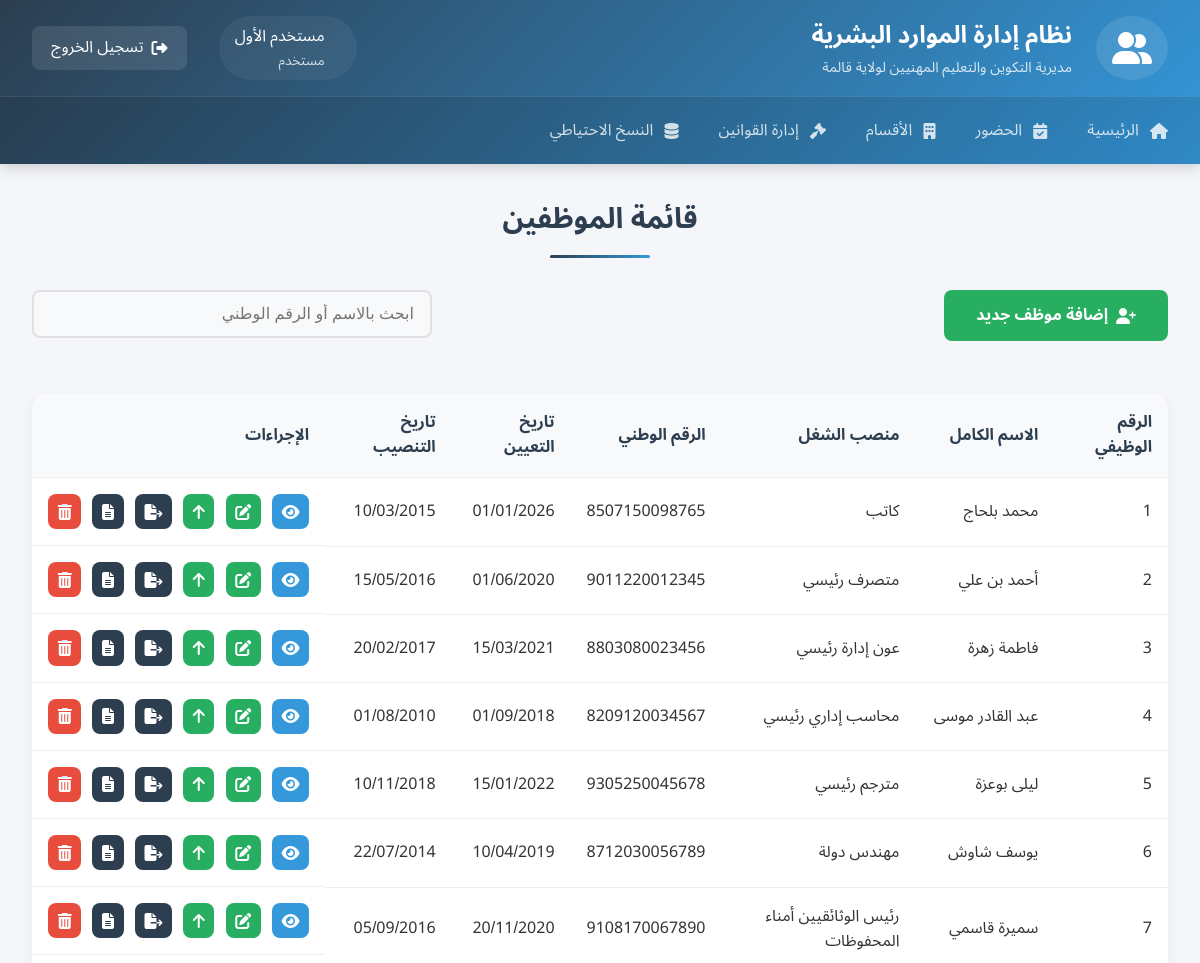
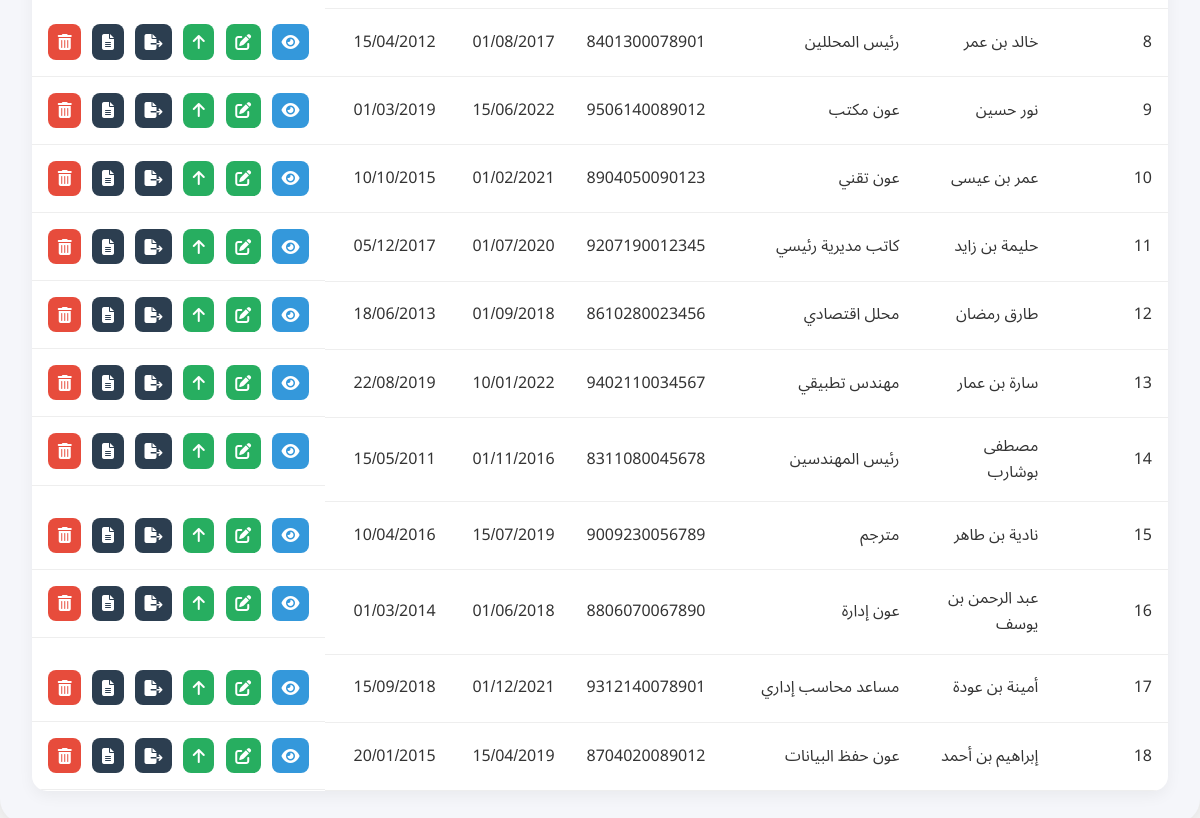
Page /list_employees.php (signed in) on the committed database (2 pictures, top to bottom).
### tables this page shows
CREATE TABLE `employees` (
  `employee_id` int(11) NOT NULL,
  `firstname_ar` varchar(100) NOT NULL,
  `lastname_ar` varchar(100) NOT NULL,
  `firstname_en` varchar(100) NOT NULL,
  `lastname_en` varchar(100) NOT NULL,
  `father_lastname` varchar(100) DEFAULT NULL,
  `mother_firstname` varchar(100) DEFAULT NULL,
  `mother_lastname` varchar(100) DEFAULT NULL,
  `birth_date` date NOT NULL,
  `birth_place` varchar(100) NOT NULL,
  `gender` enum('male','female') NOT NULL COMMENT 'النوع',
  `bloodtype` varchar(20) NOT NULL,
  `marital_status` enum('single','married','divorced','widowed') DEFAULT NULL COMMENT 'الحالة العائلية',
  `national_id` varchar(20) NOT NULL COMMENT 'الرقم الوطني',
  `ssn` int(20) NOT NULL,
  `email` varchar(100) DEFAULT NULL,
  `phone` varchar(20) NOT NULL,
  `address` text DEFAULT NULL COMMENT 'العنوان',
  `position` varchar(50) NOT NULL COMMENT 'المنصب',
  `department_id` int(10) DEFAULT NULL,
  `first_hire_date` date NOT NULL,
  `hire_date` date NOT NULL COMMENT 'تاريخ التعيين',
  `is_active` tinyint(1) DEFAULT 1 COMMENT 'الحالة',
  `is_new_employee` tinyint(1) DEFAULT 0 COMMENT '1 if new employee, 0 otherwise',
  `vacances_remain_days` int(20) NOT NULL,
  `created_at` timestamp NOT NULL DEFAULT current_timestamp(),
  `updated_at` timestamp NOT NULL DEFAULT current_timestamp() ON UPDATE current_timestamp()
);

### list_employees.php (the view, shortened to what this page needs)
<?php
$pdo = getDBConnection();
try {
    $sql = "SELECT * FROM employees ORDER BY employee_id ASC";
    $stmt = $pdo->prepare($sql);
    $stmt->execute();
    $employees = $stmt->fetchAll(PDO::FETCH_ASSOC);
} catch (PDOException $e) {
    die("خطأ في جلب البيانات: " . $e->getMessage());
}
function formatDate($date) {
    return date('d/m/Y', strtotime($date));
}
function getFullNameAr($employee) {
    return $employee['firstname_ar'] . ' ' . $employee['lastname_ar'];
}
?>
<!DOCTYPE html>
<html lang="ar" dir="rtl">
<head>
    <link rel="stylesheet" href="CSS/employee.css">
    <link rel="stylesheet" href="CSS/icons.css">
    <link rel="stylesheet" href="CSS/style.css">
</head>
<body>
    <div class="dashboard-container">
        <?php include 'header.php'; ?>
        <main class="dashboard-main">
            <h1 class="dashboard-title">قائمة الموظفين</h1>
            <div class="employee-actions">
                <a href="add_employee.php" class="action-button edit-button">
                    <i class="fas fa-user-plus"></i> إضافة موظف جديد
                </a>
                <div class="search-form">
                    <div class="input-group">
                        <input type="text" id="searchInput" placeholder="ابحث بالاسم أو الرقم الوطني"
                               onkeyup="searchEmployees()">
                    </div>
                </div>
            </div>
            <div class="employees-list">
                <?php if (empty($employees)): ?>
                    <div class="no-results">
                        <i class="fas fa-user-slash"></i>
                        <p>لا توجد نتائج</p>
                    </div>
                <?php else: ?>
                    <div class="responsive-table">
                        <table class="employees-table" id="employeesTable">
                            <thead>
                                <tr>
                                    <th>الرقم الوظيفي</th>
                                    <th>الاسم الكامل</th>
                                    <th>منصب الشغل</th>
                                    <th>الرقم الوطني</th>
                                    <th>تاريخ التعيين</th>
                                    <th>تاريخ التنصيب</th>
                                    <th>الإجراءات</th>
                                </tr>
                            </thead>
                            <tbody id="employeesTableBody">
                                <?php foreach ($employees as $employee): ?>
                                    <tr>
                                        <td data-label="الرقم الوظيفي"><?= htmlspecialchars($employee['employee_id']) ?></td>
                                        <td data-label="الاسم"><?= htmlspecialchars(getFullNameAr($employee)) ?></td>
                                        <td data-label="الوظيفة"><?= htmlspecialchars($employee['position']) ?></td>
                                        <td data-label="الرقم الوطني"><?= htmlspecialchars($employee['national_id']) ?></td>
                                        <td data-label="تاريخ التعيين">
                                            <?= formatDate($employee['hire_date']) ?>
                                        </td>
                                        <td data-label="تاريخ التنصيب">
                                            <?= $employee['first_hire_date'] ? formatDate($employee['first_hire_date']) : 'غير محدد' ?>
                                        </td>
                                        <td data-label="الإجراءات" class="actions-cell">
                                            <a href="employee.php?id=<?= $employee['employee_id'] ?>"
                                               class="view-btn" title="عرض الملف">
                                                <i class="fas fa-eye"></i>
                                            </a>
                                            <a href="edit_employee.php?id=<?= $employee['employee_id'] ?>"
                                               class="edit-btn" title="تعديل">
                                                <i class="fas fa-edit"></i>
                                            </a>
                                            <a href="promote_employee.php?id=<?= $employee['employee_id'] ?>"
                                               class="edit-btn" title="ترقية">
                                                <i class="fas fa-arrow-up"></i>
                                            </a>
                                            <a href="extract.php?id=<?= $employee['employee_id'] ?>"
                                               class="documents-btn" title="إستخراج الملف">
                                                <i class="fas fa-file-export"></i>
                                            </a>
                                            <a href="document.php?id=<?= $employee['employee_id'] ?>"
                                               class="documents-btn" title="عرض المستندات">
                                                <i class="fas fa-file-alt"></i>
                                            </a>
                                            <a href="delete_employee.php?id=<?= $employee['employee_id'] ?>"class="delete-btn" title="حذف">
                                                <i class="fas fa-trash"></i>
                                            </a>
                                        </td>
                                    </tr>
                                <?php endforeach; ?>
                            </tbody>
                        </table>
                    </div>
                <?php endif; ?>
            </div>
        </main>
    </div>
</body>
</html>

### CSS/employee.css (style rules this page uses)
.action-button { height: 80%; padding: 0.8rem 2rem; border: none; border-radius: 8px; font-size: 1rem; font-weight: 600; cursor: pointer; transition: all 0.3s ease; display: flex; align-items: center; gap: 0.5rem; text-decoration: none; }
.edit-button { background: #27ae60; color: white; }
.employee-actions { display: flex; justify-content: space-between; gap: 1rem; margin-bottom: 2rem; flex-wrap: wrap; }
.search-form { flex-grow: 1; max-width: 400px; }
.search-form input { width: 100%; padding: 0.8rem 2.5rem 0.8rem 1rem; border: 1px solid #ddd; border-radius: 8px; font-size: 1rem; }
.employees-table { width: 100%; border-collapse: collapse; background: white; border-radius: 15px; overflow: hidden; box-shadow: 0 5px 15px rgba(0,0,0,0.05); }
.employees-table th, .employees-table td { padding: 1rem; text-align: right; border-bottom: 1px solid #eee; }
.employees-table th { background: #f8f9fa; color: #2c3e50; font-weight: 600; }
.actions-cell { display: flex; gap: 0.7rem; justify-content: flex-start; }
.view-btn, .edit-btn, .documents-btn, .delete-btn { padding: 0.6rem; border-radius: 8px; display: inline-flex; transition: all 0.3s ease; text-decoration: none; }
.view-btn { background: #3498db; color: white; }
.edit-btn { background: #27ae60; color: white; }
.documents-btn { background: #2c3e50; color: white; }
.delete-btn { background: #e74c3c; color: white; }

### CSS/style.css (style rules this page uses)
.fas { font-family: 'Font Awesome'; -moz-osx-font-smoothing: grayscale; -webkit-font-smoothing: antialiased; font-style: normal; font-variant: normal; text-rendering: auto; line-height: 1; }
* { margin: 0; padding: 0; box-sizing: border-box; }
body { font-family: 'Tajawal', 'Noto Sans Arabic', sans-serif; direction: rtl; background-color: #f5f5f5; line-height: 1.6; color: #333; }
:root { --primary-color: #3498db; --secondary-color: #2c3e50; --success-color: #27ae60; --info-color: #2980b9; --warning-color: #f1c40f; --danger-color: #e74c3c; --light-color: #ecf0f1; --dark-color: #34495e; --text-color: #333; --text-light: #7f8c8d; }
.dashboard-container { background: #f5f6fa; min-height: 100vh; border-radius: 24px; margin: 0 auto; box-shadow: 0 0 20px rgba(0,0,0,0.1); }
.dashboard-main { padding: 2rem; max-width: 1400px; margin: 0 auto; width: 100%; }
.dashboard-title { color: var(--secondary-color); text-align: center; margin-bottom: 2rem; font-size: 1.8rem; position: relative; padding-bottom: 1rem; }
.dashboard-title::after { content: ""; position: absolute; bottom: 0; right: 50%; transform: translateX(50%); width: 100px; height: 3px; background: linear-gradient(135deg, #2c3e50 0%, #3498db 100%); border-radius: 3px; }
.input-group { margin-bottom: 1.5rem; }
.input-group input, .input-group select, .input-group textarea { width: 100%; padding: 0.8rem 1rem; border: 2px solid #e0e0e0; border-radius: 8px; font-family: 'Tajawal', sans-serif; font-size: 1rem; transition: all 0.3s ease; background: #f8f9fa; }

### rows in the picture
employees: employee_id "1", getFullNameAr($employee) "محمد بلحاج", position "كاتب", national "8507150098765", hire_date "01/01/2026", first_hire_date "10/03/2015"
employees: employee_id "2", getFullNameAr($employee) "أحمد بن علي", position "متصرف رئيسي", national "9011220012345", hire_date "01/06/2020", first_hire_date "15/05/2016"
employees: employee_id "3", getFullNameAr($employee) "فاطمة زهرة", position "عون إدارة رئيسي", national "8803080023456", hire_date "15/03/2021", first_hire_date "20/02/2017"
employees: employee_id "4", getFullNameAr($employee) "عبد القادر موسى", position "محاسب إداري رئيسي", national "8209120034567", hire_date "01/09/2018", first_hire_date "01/08/2010"
employees: employee_id "5", getFullNameAr($employee) "ليلى بوعزة", position "مترجم رئيسي", national "9305250045678", hire_date "15/01/2022", first_hire_date "10/11/2018"
employees: employee_id "6", getFullNameAr($employee) "يوسف شاوش", position "مهندس دولة", national "8712030056789", hire_date "10/04/2019", first_hire_date "22/07/2014"
employees: employee_id "7", getFullNameAr($employee) "سميرة قاسمي", position "رئيس الوثائقيين أمناء المحفوظات", national "9108170067890", hire_date "20/11/2020", first_hire_date "05/09/2016"
employees: employee_id "8", getFullNameAr($employee) "خالد بن عمر", position "رئيس المحللين", national "8401300078901", hire_date "01/08/2017", first_hire_date "15/04/2012"
employees: employee_id "9", getFullNameAr($employee) "نور حسين", position "عون مكتب", national "9506140089012", hire_date "15/06/2022", first_hire_date "01/03/2019"
employees: employee_id "10", getFullNameAr($employee) "عمر بن عيسى", position "عون تقني", national "8904050090123", hire_date "01/02/2021", first_hire_date "10/10/2015"
employees: employee_id "11", getFullNameAr($employee) "حليمة بن زايد", position "كاتب مديرية رئيسي", national "9207190012345", hire_date "01/07/2020", first_hire_date "05/12/2017"
employees: employee_id "12", getFullNameAr($employee) "طارق رمضان", position "محلل اقتصادي", national "8610280023456", hire_date "01/09/2018", first_hire_date "18/06/2013"
employees: employee_id "13", getFullNameAr($employee) "سارة بن عمار", position "مهندس تطبيقي", national "9402110034567", hire_date "10/01/2022", first_hire_date "22/08/2019"
employees: employee_id "14", getFullNameAr($employee) "مصطفى بوشارب", position "رئيس المهندسين", national "8311080045678", hire_date "01/11/2016", first_hire_date "15/05/2011"
employees: employee_id "15", getFullNameAr($employee) "نادية بن طاهر", position "مترجم", national "9009230056789", hire_date "15/07/2019", first_hire_date "10/04/2016"
employees: employee_id "16", getFullNameAr($employee) "عبد الرحمن بن يوسف", position "عون إدارة", national "8806070067890", hire_date "01/06/2018", first_hire_date "01/03/2014"
employees: employee_id "17", getFullNameAr($employee) "أمينة بن عودة", position "مساعد محاسب إداري", national "9312140078901", hire_date "01/12/2021", first_hire_date "15/09/2018"
employees: employee_id "18", getFullNameAr($employee) "إبراهيم بن أحمد", position "عون حفظ البيانات", national "8704020089012", hire_date "15/04/2019", first_hire_date "20/01/2015"

### other values in the picture
$_SESSION['fullname'] "مستخدم الأول"
$_SESSION['role'] "مستخدم"
